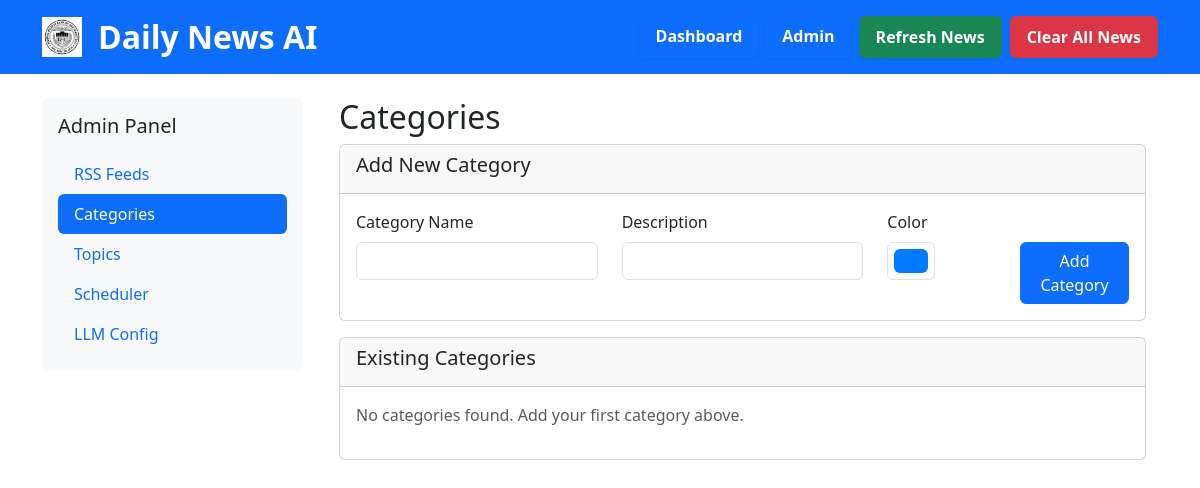
Before: /admin/categories with the older database file.
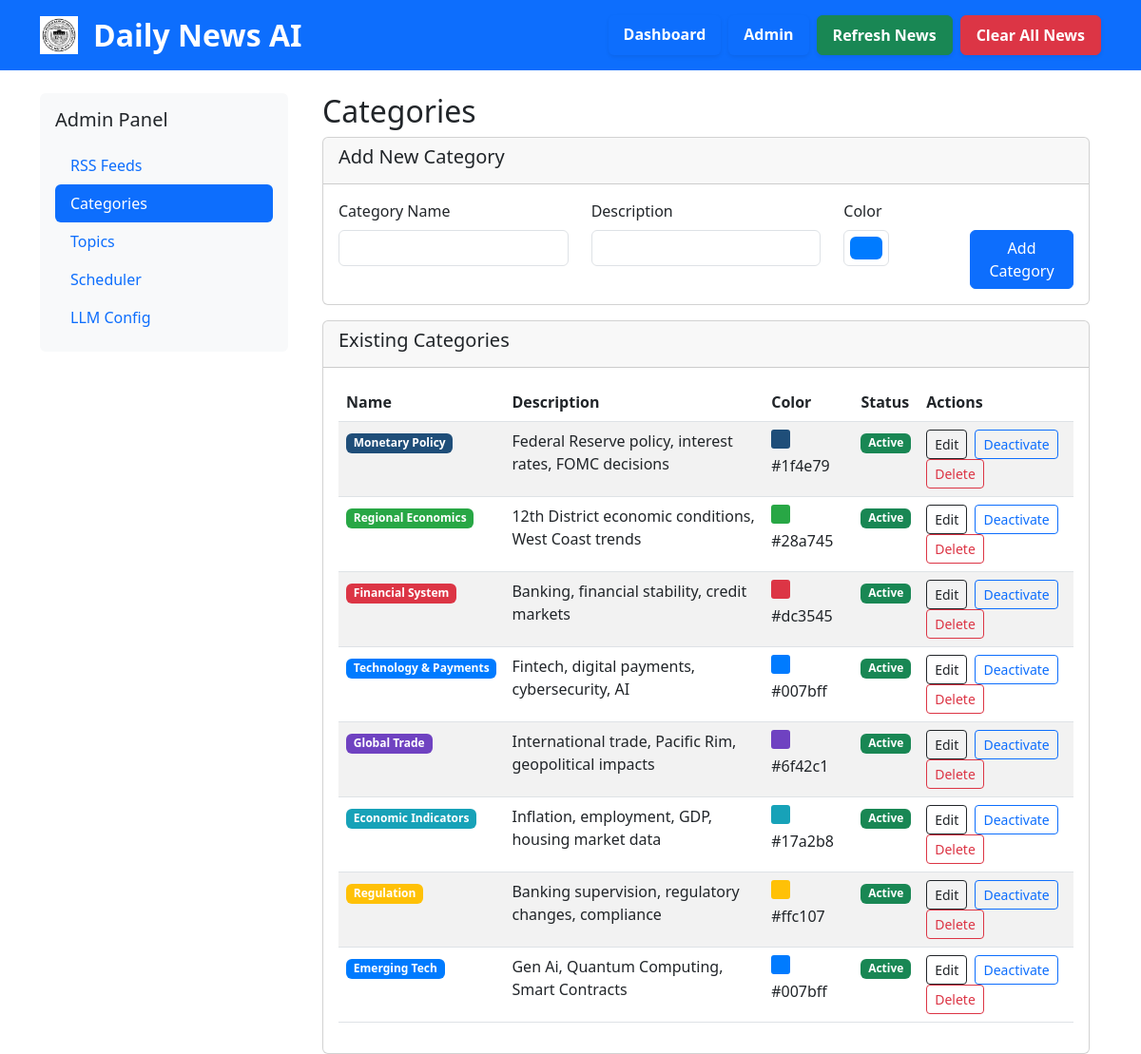
After: the same page with the newer database file.
### database.py (models this page shows)
class Base(DeclarativeBase):
    pass

class Category(Base):
    __tablename__ = 'categories'
    id = Column(Integer, primary_key=True)
    name = Column(String(100), nullable=False)
    description = Column(Text)
    color = Column(String(7), default='#007bff')  # Hex color code
    active = Column(Boolean, default=True)

### app.py (the view)
@app.route('/admin/categories')
def admin_categories():
    db = SessionLocal()
    try:
        categories = db.query(Category).all()
        return render_template('admin_categories.html', categories=categories, active_tab='categories')
    finally:
        db.close()

### templates/admin_categories.html (shortened to what this page needs)
{% extends "admin_base.html" %}
{% block admin_content %}
<div class="container-fluid">
    <div class="row">
        <div class="col-md-12">
            <h2>Categories</h2>
            <div class="card">
                <div class="card-header">
                    <h5>Add New Category</h5>
                </div>
                <div class="card-body">
                    <form method="POST" action="{{ url_for('add_category') }}">
                        <div class="row">
                            <div class="col-md-4">
                                <label for="name" class="form-label">Category Name</label>
                                <input type="text" class="form-control" id="name" name="name" required>
                            </div>
                            <div class="col-md-4">
                                <label for="description" class="form-label">Description</label>
                                <input type="text" class="form-control" id="description" name="description">
                            </div>
                            <div class="col-md-2">
                                <label for="color" class="form-label">Color</label>
                                <input type="color" class="form-control form-control-color" id="color" name="color"
                                    value="#007bff">
                            </div>
                            <div class="col-md-2">
                                <label class="form-label">&nbsp;</label>
                                <div>
                                    <button type="submit" class="btn btn-primary">Add Category</button>
                                </div>
                            </div>
                        </div>
                    </form>
                </div>
            </div>
            <div class="card mt-3">
                <div class="card-header">
                    <h5>Existing Categories</h5>
                </div>
                <div class="card-body">
                    {% if categories %}
                    <div class="table-responsive">
                        <table class="table table-striped">
                            <thead>
                                <tr>
                                    <th>Name</th>
                                    <th>Description</th>
                                    <th>Color</th>
                                    <th>Status</th>
                                    <th>Actions</th>
                                </tr>
                            </thead>
                            <tbody>
                                {% for category in categories %}
                                <tr>
                                    <td>
                                        <span class="badge"
                                            style="background-color: {{ category.color }}; color: white;">
                                            {{ category.name }}
                                        </span>
                                    </td>
                                    <td>{{ category.description or '-' }}</td>
                                    <td>
                                        <div
                                            style="width: 20px; height: 20px; background-color: {{ category.color }}; border-radius: 3px; display: inline-block;">
                                        </div>
                                        {{ category.color }}
                                    </td>
                                    <td>
                                        {% if category.active %}
                                        <span class="badge bg-success">Active</span>
                                        {% else %}
                                        <span class="badge bg-secondary">Inactive</span>
                                        {% endif %}
                                    </td>
                                    <td>
                                        <button class="btn btn-sm btn-outline-dark me-1"
                                            onclick="editCategory('{{ category.id }}', '{{ category.name }}', '{{ category.description or '' }}', '{{ category.color }}')">
                                            Edit
                                        </button>
                                        <a href="{{ url_for('toggle_category', category_id=category.id) }}"
                                            class="btn btn-sm btn-outline-primary">
                                            {% if category.active %}Deactivate{% else %}Activate{% endif %}
                                        </a>
                                        <a href="{{ url_for('delete_category', category_id=category.id) }}"
                                            class="btn btn-sm btn-outline-danger"
                                            onclick="return confirm('Are you sure you want to delete this category?')">
                                            Delete
                                        </a>
                                    </td>
                                </tr>
                                {% endfor %}
                            </tbody>
                        </table>
                    </div>
                    {% else %}
                    <p class="text-muted">No categories found. Add your first category above.</p>
                    {% endif %}
                </div>
            </div>
        </div>
    </div>
</div>
{% endblock %}

### templates/admin_base.html (shortened to what this page needs)
{% extends "base.html" %}
{% block content %}
<div class="row">
    <div class="col-lg-3 d-none d-lg-block">
        <div class="bg-light p-3 rounded">
            <h5 class="mb-3">Admin Panel</h5>
            <nav class="nav flex-column">
                <a class="nav-link {% if active_tab == 'feeds' %}active bg-primary text-white rounded{% endif %}"
                    href="{{ url_for('admin_feeds') }}">RSS Feeds</a>
                <a class="nav-link {% if active_tab == 'categories' %}active bg-primary text-white rounded{% endif %}"
                    href="{{ url_for('admin_categories') }}">Categories</a>
                <a class="nav-link {% if active_tab == 'topics' %}active bg-primary text-white rounded{% endif %}"
                    href="{{ url_for('admin_topics') }}">Topics</a>
                <a class="nav-link {% if active_tab == 'scheduler' %}active bg-primary text-white rounded{% endif %}"
                    href="{{ url_for('admin_scheduler') }}">Scheduler</a>
                <a class="nav-link {% if active_tab == 'llm' %}active bg-primary text-white rounded{% endif %}"
                    href="{{ url_for('admin_llm') }}">LLM Config</a>
            </nav>
        </div>
    </div>
    <div class="col-lg-9 col-12">
        {% block admin_content %}{% endblock %}
    </div>
</div>
{% endblock %}

### templates/base.html (shortened to what this page needs)
<!DOCTYPE html>
<html lang="en">
<head>
    <link href="https://cdn.jsdelivr.net/npm/bootstrap@5.3.0/dist/css/bootstrap.min.css" rel="stylesheet">
    <link rel="stylesheet" href="https://cdn.jsdelivr.net/npm/bootstrap-icons@1.7.2/font/bootstrap-icons.css">
</head>
<body>
    <nav class="navbar navbar-expand-lg navbar-dark bg-primary">
        <div class="container">
            <div class="d-flex align-items-center">
                <img src="{{ url_for('static', filename='frb_sf_logo.jpg') }}" alt="Federal Reserve Bank of San Francisco" height="40" class="me-3">
                <a class="navbar-brand fw-bold" href="{{ url_for('dashboard') }}" style="font-size: 32px;">Daily News AI</a>
            </div>
            <div class="navbar-nav ms-auto d-flex flex-row gap-2">
                <a class="nav-link btn btn-success text-white fw-bold rounded shadow-sm px-3 py-2" href="{{ url_for('dashboard') }}">Dashboard</a>
                <a class="nav-link btn btn-success text-white fw-bold rounded shadow-sm px-3 py-2" href="{{ url_for('admin') }}">Admin</a>
                <button class="btn btn-success fw-bold rounded shadow-sm px-3 py-2" onclick="refreshNews()">Refresh News</button>
                <button class="btn btn-danger fw-bold rounded shadow-sm px-3 py-2" onclick="clearAllNews()">Clear All News</button>
            </div>
        </div>
    </nav>
    <div class="container mt-4">
        {% block content %}{% endblock %}
    </div>
</body>
</html>

Changed rows visible on the page:
added Category: name "Monetary Policy", description "Federal Reserve policy, interest rates, FOMC decisions", color "#1f4e79", active "Active"
added Category: name "Regional Economics", description "12th District economic conditions, West Coast trends", color "#28a745", active "Active"
added Category: name "Financial System", description "Banking, financial stability, credit markets", color "#dc3545", active "Active"
added Category: name "Technology & Payments", description "Fintech, digital payments, cybersecurity, AI", color "#007bff", active "Active"
added Category: name "Global Trade", description "International trade, Pacific Rim, geopolitical impacts", color "#6f42c1", active "Active"
added Category: name "Economic Indicators", description "Inflation, employment, GDP, housing market data", color "#17a2b8", active "Active"
added Category: name "Regulation", description "Banking supervision, regulatory changes, compliance", color "#ffc107", active "Active"
added Category: name "Emerging Tech", description "Gen Ai, Quantum Computing, Smart Contracts", color "#007bff", active "Active"
Other visible differences:
text no longer shown: "No categories found. Add your first category above."
text now shown: "Name Description Color Status Actions"
